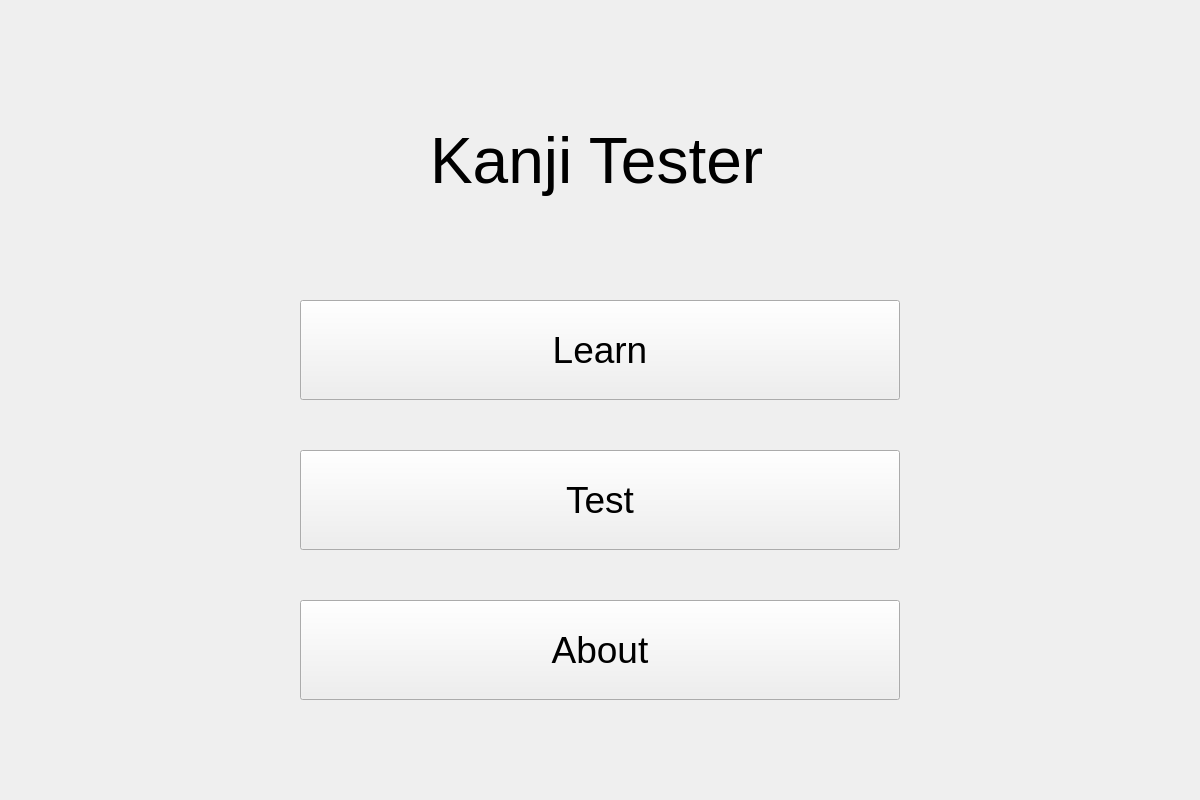
<?xml version="1.0" encoding="UTF-8"?>
<ui version="4.0">
 <class>StackedWidget</class>
 <widget class="QStackedWidget" name="StackedWidget">
  <property name="geometry">
   <rect>
    <x>0</x>
    <y>0</y>
    <width>1200</width>
    <height>800</height>
   </rect>
  </property>
  <property name="windowTitle">
   <string>StackedWidget</string>
  </property>
  <widget class="QWidget" name="MainWindow">
   <widget class="QLabel" name="label">
    <property name="geometry">
     <rect>
      <x>430</x>
      <y>65</y>
      <width>371</width>
      <height>191</height>
     </rect>
    </property>
    <property name="font">
     <font>
      <pointsize>48</pointsize>
     </font>
    </property>
    <property name="text">
     <string>Kanji Tester</string>
    </property>
   </widget>
   <widget class="QPushButton" name="pushButton">
    <property name="geometry">
     <rect>
      <x>300</x>
      <y>300</y>
      <width>600</width>
      <height>100</height>
     </rect>
    </property>
    <property name="font">
     <font>
      <pointsize>28</pointsize>
     </font>
    </property>
    <property name="text">
     <string>Learn</string>
    </property>
   </widget>
   <widget class="QPushButton" name="pushButton_2">
    <property name="geometry">
     <rect>
      <x>300</x>
      <y>450</y>
      <width>600</width>
      <height>100</height>
     </rect>
    </property>
    <property name="font">
     <font>
      <pointsize>28</pointsize>
     </font>
    </property>
    <property name="text">
     <string>Test</string>
    </property>
   </widget>
   <widget class="QPushButton" name="pushButton_3">
    <property name="geometry">
     <rect>
      <x>300</x>
      <y>600</y>
      <width>600</width>
      <height>100</height>
     </rect>
    </property>
    <property name="font">
     <font>
      <pointsize>28</pointsize>
     </font>
    </property>
    <property name="text">
     <string>About</string>
    </property>
   </widget>
  </widget>
  <widget class="QWidget" name="GroupSelect">
   <widget class="QLabel" name="label_2">
    <property name="geometry">
     <rect>
      <x>382</x>
      <y>125</y>
      <width>500</width>
      <height>100</height>
     </rect>
    </property>
    <property name="font">
     <font>
      <pointsize>36</pointsize>
     </font>
    </property>
    <property name="text">
     <string>Select Kanji group(s)</string>
    </property>
   </widget>
   <widget class="QPushButton" name="pushButton_4">
    <property name="geometry">
     <rect>
      <x>400</x>
      <y>300</y>
      <width>400</width>
      <height>50</height>
     </rect>
    </property>
    <property name="text">
     <string>N1</string>
    </property>
   </widget>
   <widget class="QPushButton" name="pushButton_5">
    <property name="geometry">
     <rect>
      <x>400</x>
      <y>375</y>
      <width>400</width>
      <height>50</height>
     </rect>
    </property>
    <property name="text">
     <string>N2</string>
    </property>
   </widget>
   <widget class="QPushButton" name="pushButton_6">
    <property name="geometry">
     <rect>
      <x>400</x>
      <y>450</y>
      <width>400</width>
      <height>50</height>
     </rect>
    </property>
    <property name="text">
     <string>N3</string>
    </property>
   </widget>
   <widget class="QPushButton" name="pushButton_7">
    <property name="geometry">
     <rect>
      <x>400</x>
      <y>525</y>
      <width>400</width>
      <height>50</height>
     </rect>
    </property>
    <property name="text">
     <string>N4</string>
    </property>
   </widget>
   <widget class="QPushButton" name="pushButton_8">
    <property name="geometry">
     <rect>
      <x>400</x>
      <y>600</y>
      <width>400</width>
      <height>50</height>
     </rect>
    </property>
    <property name="text">
     <string>N5</string>
    </property>
   </widget>
  </widget>
 </widget>
 <resources/>
 <connections/>
</ui>
